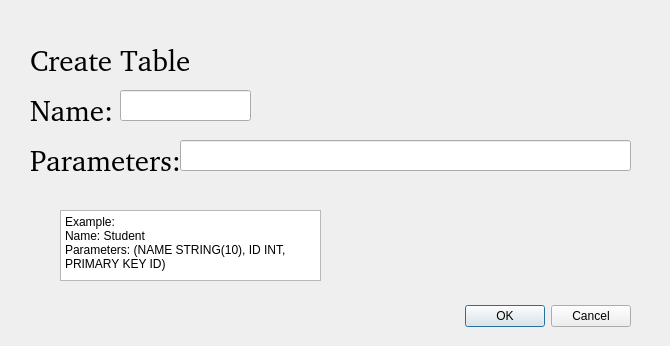
<?xml version="1.0" encoding="UTF-8"?>
<ui version="4.0">
 <class>Create_Table</class>
 <widget class="QDialog" name="Create_Table">
  <property name="geometry">
   <rect>
    <x>0</x>
    <y>0</y>
    <width>670</width>
    <height>346</height>
   </rect>
  </property>
  <property name="windowTitle">
   <string>Dialog</string>
  </property>
  <widget class="QDialogButtonBox" name="buttonBox">
   <property name="geometry">
    <rect>
     <x>290</x>
     <y>300</y>
     <width>341</width>
     <height>32</height>
    </rect>
   </property>
   <property name="orientation">
    <enum>Qt::Horizontal</enum>
   </property>
   <property name="standardButtons">
    <set>QDialogButtonBox::Cancel|QDialogButtonBox::Ok</set>
   </property>
  </widget>
  <widget class="QLabel" name="label">
   <property name="geometry">
    <rect>
     <x>30</x>
     <y>30</y>
     <width>221</width>
     <height>61</height>
    </rect>
   </property>
   <property name="font">
    <font>
     <family>Padauk Book [SIL ]</family>
     <pointsize>22</pointsize>
    </font>
   </property>
   <property name="text">
    <string>Create Table</string>
   </property>
  </widget>
  <widget class="QLineEdit" name="lineEdit">
   <property name="geometry">
    <rect>
     <x>120</x>
     <y>90</y>
     <width>131</width>
     <height>31</height>
    </rect>
   </property>
  </widget>
  <widget class="QLabel" name="label_2">
   <property name="geometry">
    <rect>
     <x>30</x>
     <y>80</y>
     <width>91</width>
     <height>61</height>
    </rect>
   </property>
   <property name="font">
    <font>
     <family>Padauk Book [SIL ]</family>
     <pointsize>22</pointsize>
    </font>
   </property>
   <property name="text">
    <string>Name:</string>
   </property>
  </widget>
  <widget class="QLabel" name="label_3">
   <property name="geometry">
    <rect>
     <x>30</x>
     <y>130</y>
     <width>221</width>
     <height>61</height>
    </rect>
   </property>
   <property name="font">
    <font>
     <family>Padauk Book [SIL ]</family>
     <pointsize>22</pointsize>
    </font>
   </property>
   <property name="text">
    <string>Parameters:</string>
   </property>
  </widget>
  <widget class="QLineEdit" name="lineEdit_2">
   <property name="geometry">
    <rect>
     <x>180</x>
     <y>140</y>
     <width>451</width>
     <height>31</height>
    </rect>
   </property>
  </widget>
  <widget class="QPlainTextEdit" name="plainTextEdit">
   <property name="geometry">
    <rect>
     <x>60</x>
     <y>210</y>
     <width>261</width>
     <height>71</height>
    </rect>
   </property>
   <property name="readOnly">
    <bool>true</bool>
   </property>
   <property name="plainText">
    <string>Example:
Name: Student
Parameters: (NAME STRING(10), ID INT, PRIMARY KEY ID)</string>
   </property>
  </widget>
 </widget>
 <resources/>
 <connections>
  <connection>
   <sender>buttonBox</sender>
   <signal>accepted()</signal>
   <receiver>Create_Table</receiver>
   <slot>accept()</slot>
   <hints>
    <hint type="sourcelabel">
     <x>248</x>
     <y>254</y>
    </hint>
    <hint type="destinationlabel">
     <x>157</x>
     <y>274</y>
    </hint>
   </hints>
  </connection>
  <connection>
   <sender>buttonBox</sender>
   <signal>rejected()</signal>
   <receiver>Create_Table</receiver>
   <slot>reject()</slot>
   <hints>
    <hint type="sourcelabel">
     <x>316</x>
     <y>260</y>
    </hint>
    <hint type="destinationlabel">
     <x>286</x>
     <y>274</y>
    </hint>
   </hints>
  </connection>
 </connections>
</ui>
